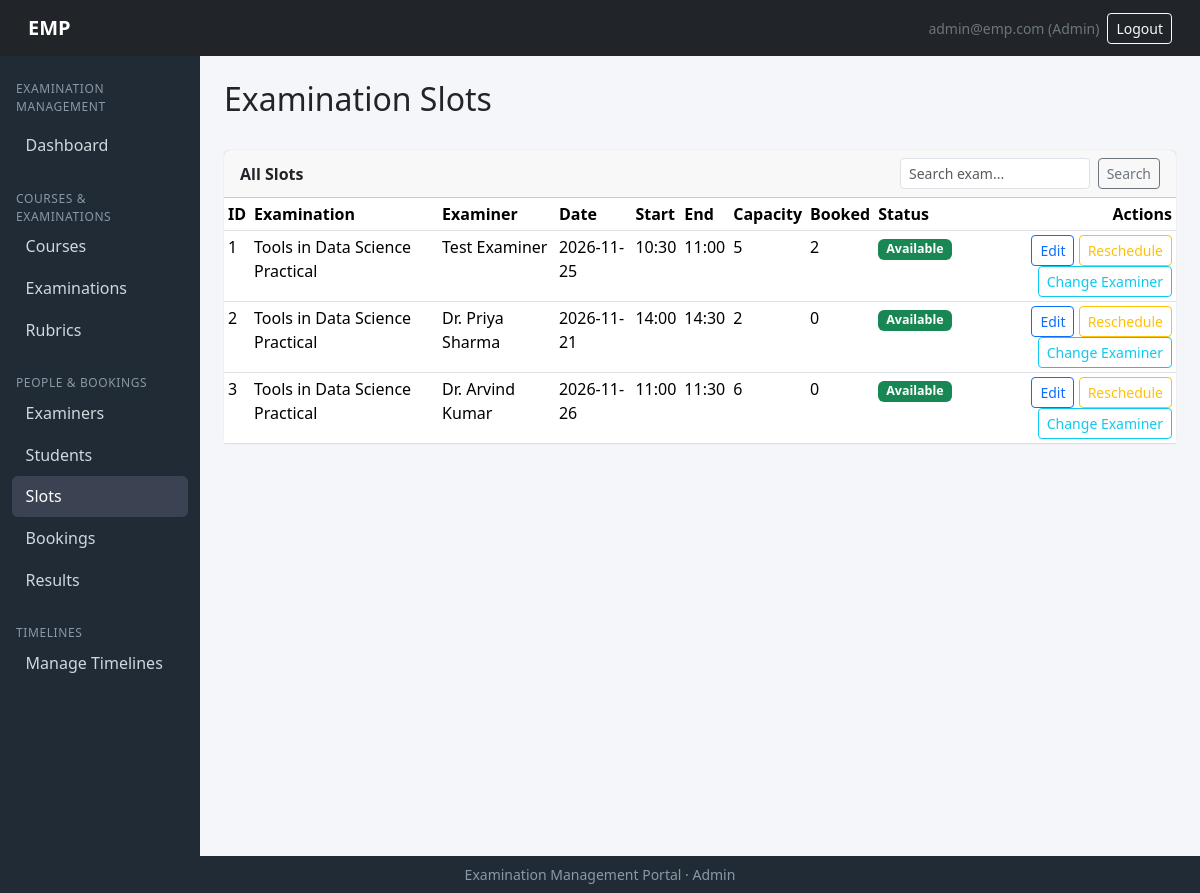
The page /admin/slots (signed in) on the database its author committed.
### models/models.py (models this page shows, shortened)
class User(db.Model, UserMixin):
    __tablename__ = "users"
    id = db.Column(db.Integer, primary_key=True)
    email   = db.Column(db.String(120), unique=True, nullable=False, index=True)
    password_hash = db.Column(db.String(256), nullable=False)
    role = db.Column(db.String(20), nullable=False)   # admin | examiner | student
    is_active = db.Column(db.Boolean, default=True)
    created_at= db.Column(db.DateTime, default=datetime.utcnow)
    examiner=db.relationship("Examiner", backref="user", uselist=False)
    student  = db.relationship("Student", backref="user", uselist=False)
    admin  =db.relationship("Admin", backref="user", uselist=False)

class Examination(db.Model):
    __tablename__ = "examinations"
    id   = db.Column(db.Integer, primary_key=True)
    course_id = db.Column(db.Integer, db.ForeignKey("courses.id"), nullable=False)
    name     = db.Column(db.String(150), nullable=False)
    exam_type= db.Column(db.String(30), nullable=False)   # Viva|Practical|Project Demo|Assessment
    duration = db.Column(db.Integer, nullable=False)       # in minutes ig?
    max_marks = db.Column(db.Integer, nullable=False)
    slot_creation_start = db.Column(db.DateTime)
    slot_creation_end=db.Column(db.DateTime)
    slot_booking_start  = db.Column(db.DateTime)
    slot_booking_end  = db.Column(db.DateTime)
    status = db.Column(db.String(20), default="draft")  # draft|slot_creation|booking_open|closed|completed perhaps
    rubrics = db.relationship("Rubric", backref="exam")
    slots  = db.relationship("ExaminationSlot", backref="exam")

class Examiner(db.Model):
    __tablename__ = "examiners"
    id  = db.Column(db.Integer, primary_key=True)
    user_id      =db.Column(db.Integer, db.ForeignKey("users.id"), unique=True, nullable=False)
    employee_id   = db.Column(db.String(50), unique=True, nullable=False)
    name   = db.Column(db.String(120), nullable=False)
    phone  = db.Column(db.String(30))
    department_id = db.Column(db.Integer, db.ForeignKey("departments.id"))
    status= db.Column(db.String(20), default="pending")  # pending|approved|rejected|inactive
    slots = db.relationship("ExaminationSlot", backref="examiner")
    evaluations = db.relationship("Evaluation", backref="examiner")

### routes/admin_routes.py (the view)
@admin_bp.route('/slots')
@login_required
def slots():
    if not admin_only():
        return redirect(url_for('auth.login'))
    q = request.args.get('q', '').strip()
    query = ExaminationSlot.query
    if q:
        query = query.join(Examination).filter(Examination.name.ilike(f'%{q}%'))
    slot_items = []
    for s in query.all():
        booked_count = Booking.query.filter_by(slot_id=s.id, status='booked').count()
        slot_items.append({
            'id': s.id,
            'exam_name': s.exam.name if s.exam else 'N/A',
            'examiner_name': s.examiner.name if s.examiner else 'N/A',
            'date': s.date.strftime('%Y-%m-%d') if s.date else '',
            'start_time': s.start_time.strftime('%H:%M') if s.start_time else '',
            'end_time': s.end_time.strftime('%H:%M') if s.end_time else '',
            'capacity': s.max_capacity,
            'booked': booked_count,
            'status': s.status.capitalize()
        })
    return render_template('admin/slots.html', slots=slot_items, q=q)

### app.py (called while the page is built)
@login_manager.user_loader
def load_user(user_id):
    return User.query.get(int(user_id))

### routes/admin_routes.py (called while the page is built)
def admin_only():
    if current_user.role != 'admin':
        flash('Access denied.', 'danger')
        return False
    return True

### templates/admin/slots.html (shortened to what this page needs)
{% extends "admin/base_admin.html" %}
{% import "admin/_macros.html" as macros %}
{% import "admin/_status.html" as status %}
{% block content %}
<div class="d-flex justify-content-between align-items-center mb-4">
    <h2>Examination Slots</h2>
</div>
<div class="row g-4">
    <div class="{{ 'col-lg-8' if edit else 'col-12' }}">
        <div class="card">
            <div class="card-header d-flex justify-content-between align-items-center">
                <span class="fw-semibold">All Slots</span>
                <form method="GET" action="{{ url_for('admin.slots') }}" class="d-flex gap-2" style="width:260px;">
                    <input type="text" name="q" class="form-control form-control-sm" placeholder="Search exam..." value="{{ q or '' }}">
                    <button type="submit" class="btn btn-sm btn-outline-secondary">Search</button>
                </form>
            </div>
            <div class="table-responsive">
                <table class="table table-sm table-hover mb-0">
                    <thead>
                        <tr>
                            <th>ID</th>
                            <th>Examination</th>
                            <th>Examiner</th>
                            <th>Date</th>
                            <th>Start</th>
                            <th>End</th>
                            <th>Capacity</th>
                            <th>Booked</th>
                            <th>Status</th>
                            <th class="text-end">Actions</th>
                        </tr>
                    </thead>
                    <tbody>
                        {% for s in slots %}
                            <tr>
                                <td>{{ s.id }}</td>
                                <td>{{ s.exam_name }}</td>
                                <td>{{ s.examiner_name }}</td>
                                <td>{{ s.date }}</td>
                                <td>{{ s.start_time }}</td>
                                <td>{{ s.end_time }}</td>
                                <td>{{ s.capacity }}</td>
                                <td>{{ s.booked }}</td>
                                <td>{{ status.status_badge(s.status) }}</td>
                                <td class="text-end">
                                    <a class="btn btn-sm btn-outline-primary" href="{{ url_for('admin.slot_edit', slot_id=s.id) }}">Edit</a>
                                    <form method="POST" action="{{ url_for('admin.slot_reschedule', slot_id=s.id) }}" class="d-inline mb-1"
                                          onsubmit="return confirm('Reschedule this slot?')">
                                          <button type="submit" class="btn btn-sm btn-outline-warning">Reschedule</button>
                                    </form>
                                    <form method="POST" action="{{ url_for('admin.slot_change_examiner', slot_id=s.id) }}" class="d-inline"
                                          onsubmit="return confirm('Change examiner for this slot?')">
                                        <button type="submit" class="btn btn-sm btn-outline-info">Change Examiner</button>
                                    </form>
                                </td>
                            </tr>
                        {% else %}
                            <tr><td colspan="10" class="text-center text-muted py-4">No slots found.</td></tr>
                        {% endfor %}
                    </tbody>
                </table>
            </div>
        </div>
    </div>
</div>
{% endblock %}

### templates/base.html (shortened to what this page needs)
<!DOCTYPE html>
<html lang="en">
<head>
    <link href="https://cdn.jsdelivr.net/npm/bootstrap@5.3.3/dist/css/bootstrap.min.css" rel="stylesheet">
</head>
<body class="d-flex flex-column min-vh-100">
<nav class="navbar navbar-dark bg-dark px-3">
    <div class="container-fluid">
        <a class="navbar-brand" href="{{ url_for('auth.home') }}">EMP</a>
        <div class="d-flex align-items-center gap-2">
            {% if current_user.is_authenticated %}
                <span class="text-secondary small d-none d-sm-inline">{{ current_user.email }} ({{ current_user.role|capitalize }})</span>
                <a class="btn btn-outline-light btn-sm" href="{{ url_for('auth.logout') }}">Logout</a>
            {% endif %}
        </div>
    </div>
</nav>
<div class="container-fluid flex-grow-1">
    <div class="row">
        {% block sidebar %}
        <nav class="col-md-2 col-lg-2 sidebar d-none d-md-block py-3">
            {% block nav_links %}{% endblock %}
        </nav>
        {% endblock %}
        <main class="col-md-10 col-lg-10 p-4">
            {% block content %}{% endblock %}
        </main>
    </div>
</div>
<footer class="footer text-center py-2 mt-auto small">
    Examination Management Portal &middot; {{ current_user.role|capitalize if current_user.is_authenticated else '' }}
</footer>
</body>
</html>

### templates/base.html (style rules this page uses)
body { background:#f4f6f9; }
.navbar-brand { font-weight:700; }
.sidebar { background:#212b36; color:#cfd8dc; min-height:100vh; }
.card { border:0; box-shadow:0 0 1px rgba(0,0,0,.25); }
.footer { background:#212b36; color:#8a99a6; }

### rows shown on the page
User: email "admin@emp.com", role "Admin"
Examination: exam_name "Tools in Data Science Practical" "Tools in Data Science Practical"
Examiner: examiner_name "Test Examiner"
Examiner: examiner_name "Dr. Priya Sharma"
Examination: exam_name "Tools in Data Science Practical"
Examiner: examiner_name "Dr. Arvind Kumar"

### other values the page prints
{{ s.id }} "1" "2" "3"
{{ s.date }} "2026-11-25" "2026-11-21" "2026-11-26"
{{ s.start_time }} "10:30" "14:00" "11:00"
{{ s.end_time }} "11:00" "14:30" "11:30"
{{ s.capacity }} "5" "2" "6"
{{ s.booked }} "2" "0" "0"
{{ status }} "Available" "Available" "Available"
